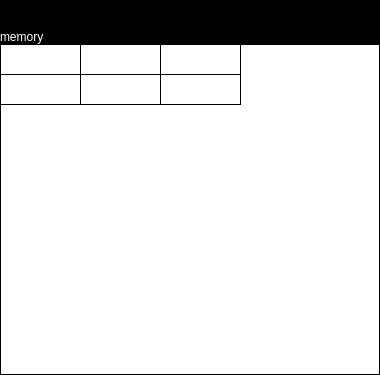
<?xml version="1.0" encoding="UTF-8"?>
<ui version="4.0">
 <class>TokenTab</class>
 <widget class="QWidget" name="TokenTab">
  <property name="geometry">
   <rect>
    <x>0</x>
    <y>0</y>
    <width>380</width>
    <height>375</height>
   </rect>
  </property>
  <property name="palette">
   <palette>
    <active>
     <colorrole role="Base">
      <brush brushstyle="SolidPattern">
       <color alpha="255">
        <red>255</red>
        <green>255</green>
        <blue>255</blue>
       </color>
      </brush>
     </colorrole>
     <colorrole role="Window">
      <brush brushstyle="SolidPattern">
       <color alpha="255">
        <red>0</red>
        <green>0</green>
        <blue>0</blue>
       </color>
      </brush>
     </colorrole>
    </active>
    <inactive>
     <colorrole role="Base">
      <brush brushstyle="SolidPattern">
       <color alpha="255">
        <red>255</red>
        <green>255</green>
        <blue>255</blue>
       </color>
      </brush>
     </colorrole>
     <colorrole role="Window">
      <brush brushstyle="SolidPattern">
       <color alpha="255">
        <red>0</red>
        <green>0</green>
        <blue>0</blue>
       </color>
      </brush>
     </colorrole>
    </inactive>
    <disabled>
     <colorrole role="Base">
      <brush brushstyle="SolidPattern">
       <color alpha="255">
        <red>0</red>
        <green>0</green>
        <blue>0</blue>
       </color>
      </brush>
     </colorrole>
     <colorrole role="Window">
      <brush brushstyle="SolidPattern">
       <color alpha="255">
        <red>0</red>
        <green>0</green>
        <blue>0</blue>
       </color>
      </brush>
     </colorrole>
    </disabled>
   </palette>
  </property>
  <property name="windowTitle">
   <string>Form</string>
  </property>
  <layout class="QVBoxLayout" name="verticalLayout">
   <property name="spacing">
    <number>0</number>
   </property>
   <property name="leftMargin">
    <number>0</number>
   </property>
   <property name="topMargin">
    <number>0</number>
   </property>
   <property name="rightMargin">
    <number>0</number>
   </property>
   <property name="bottomMargin">
    <number>0</number>
   </property>
   <item>
    <widget class="TokenEdit" name="tokenEditor">
     <property name="enabled">
      <bool>true</bool>
     </property>
     <property name="minimumSize">
      <size>
       <width>380</width>
       <height>30</height>
      </size>
     </property>
     <property name="maximumSize">
      <size>
       <width>380</width>
       <height>30</height>
      </size>
     </property>
     <property name="palette">
      <palette>
       <active>
        <colorrole role="Base">
         <brush brushstyle="SolidPattern">
          <color alpha="255">
           <red>0</red>
           <green>0</green>
           <blue>0</blue>
          </color>
         </brush>
        </colorrole>
       </active>
       <inactive>
        <colorrole role="Base">
         <brush brushstyle="SolidPattern">
          <color alpha="255">
           <red>0</red>
           <green>0</green>
           <blue>0</blue>
          </color>
         </brush>
        </colorrole>
       </inactive>
       <disabled>
        <colorrole role="Base">
         <brush brushstyle="SolidPattern">
          <color alpha="255">
           <red>152</red>
           <green>152</green>
           <blue>152</blue>
          </color>
         </brush>
        </colorrole>
       </disabled>
      </palette>
     </property>
     <property name="frameShape">
      <enum>QFrame::NoFrame</enum>
     </property>
     <property name="lineWidth">
      <number>0</number>
     </property>
     <property name="cursorWidth">
      <number>6</number>
     </property>
    </widget>
   </item>
   <item>
    <widget class="QLabel" name="tokenMemoryLabel">
     <property name="enabled">
      <bool>true</bool>
     </property>
     <property name="minimumSize">
      <size>
       <width>380</width>
       <height>0</height>
      </size>
     </property>
     <property name="maximumSize">
      <size>
       <width>380</width>
       <height>16777215</height>
      </size>
     </property>
     <property name="palette">
      <palette>
       <active>
        <colorrole role="WindowText">
         <brush brushstyle="SolidPattern">
          <color alpha="255">
           <red>255</red>
           <green>255</green>
           <blue>255</blue>
          </color>
         </brush>
        </colorrole>
        <colorrole role="Base">
         <brush brushstyle="SolidPattern">
          <color alpha="255">
           <red>255</red>
           <green>255</green>
           <blue>255</blue>
          </color>
         </brush>
        </colorrole>
        <colorrole role="Window">
         <brush brushstyle="SolidPattern">
          <color alpha="255">
           <red>0</red>
           <green>0</green>
           <blue>0</blue>
          </color>
         </brush>
        </colorrole>
       </active>
       <inactive>
        <colorrole role="WindowText">
         <brush brushstyle="SolidPattern">
          <color alpha="255">
           <red>255</red>
           <green>255</green>
           <blue>255</blue>
          </color>
         </brush>
        </colorrole>
        <colorrole role="Base">
         <brush brushstyle="SolidPattern">
          <color alpha="255">
           <red>255</red>
           <green>255</green>
           <blue>255</blue>
          </color>
         </brush>
        </colorrole>
        <colorrole role="Window">
         <brush brushstyle="SolidPattern">
          <color alpha="255">
           <red>0</red>
           <green>0</green>
           <blue>0</blue>
          </color>
         </brush>
        </colorrole>
       </inactive>
       <disabled>
        <colorrole role="WindowText">
         <brush brushstyle="SolidPattern">
          <color alpha="255">
           <red>103</red>
           <green>102</green>
           <blue>100</blue>
          </color>
         </brush>
        </colorrole>
        <colorrole role="Base">
         <brush brushstyle="SolidPattern">
          <color alpha="255">
           <red>0</red>
           <green>0</green>
           <blue>0</blue>
          </color>
         </brush>
        </colorrole>
        <colorrole role="Window">
         <brush brushstyle="SolidPattern">
          <color alpha="255">
           <red>152</red>
           <green>152</green>
           <blue>152</blue>
          </color>
         </brush>
        </colorrole>
       </disabled>
      </palette>
     </property>
     <property name="autoFillBackground">
      <bool>true</bool>
     </property>
     <property name="frameShape">
      <enum>QFrame::NoFrame</enum>
     </property>
     <property name="frameShadow">
      <enum>QFrame::Plain</enum>
     </property>
     <property name="lineWidth">
      <number>4</number>
     </property>
     <property name="midLineWidth">
      <number>0</number>
     </property>
     <property name="text">
      <string>memory</string>
     </property>
     <property name="margin">
      <number>4</number>
     </property>
    </widget>
   </item>
   <item>
    <widget class="QTableWidget" name="tableWidget">
     <attribute name="horizontalHeaderVisible">
      <bool>false</bool>
     </attribute>
     <attribute name="horizontalHeaderDefaultSectionSize">
      <number>80</number>
     </attribute>
     <attribute name="verticalHeaderVisible">
      <bool>false</bool>
     </attribute>
     <attribute name="verticalHeaderDefaultSectionSize">
      <number>30</number>
     </attribute>
     <row>
      <property name="text">
       <string>New Row</string>
      </property>
     </row>
     <row>
      <property name="text">
       <string>New Row</string>
      </property>
     </row>
     <column>
      <property name="text">
       <string>address</string>
      </property>
     </column>
     <column>
      <property name="text">
       <string>variables</string>
      </property>
     </column>
     <column>
      <property name="text">
       <string>hex-code</string>
      </property>
     </column>
     <item row="0" column="0">
      <property name="text">
       <string/>
      </property>
     </item>
    </widget>
   </item>
  </layout>
 </widget>
 <customwidgets>
  <customwidget>
   <class>TokenEdit</class>
   <extends>QTextEdit</extends>
   <header>gui/microeditor/tokenedit.h</header>
  </customwidget>
 </customwidgets>
 <resources/>
 <connections/>
</ui>
